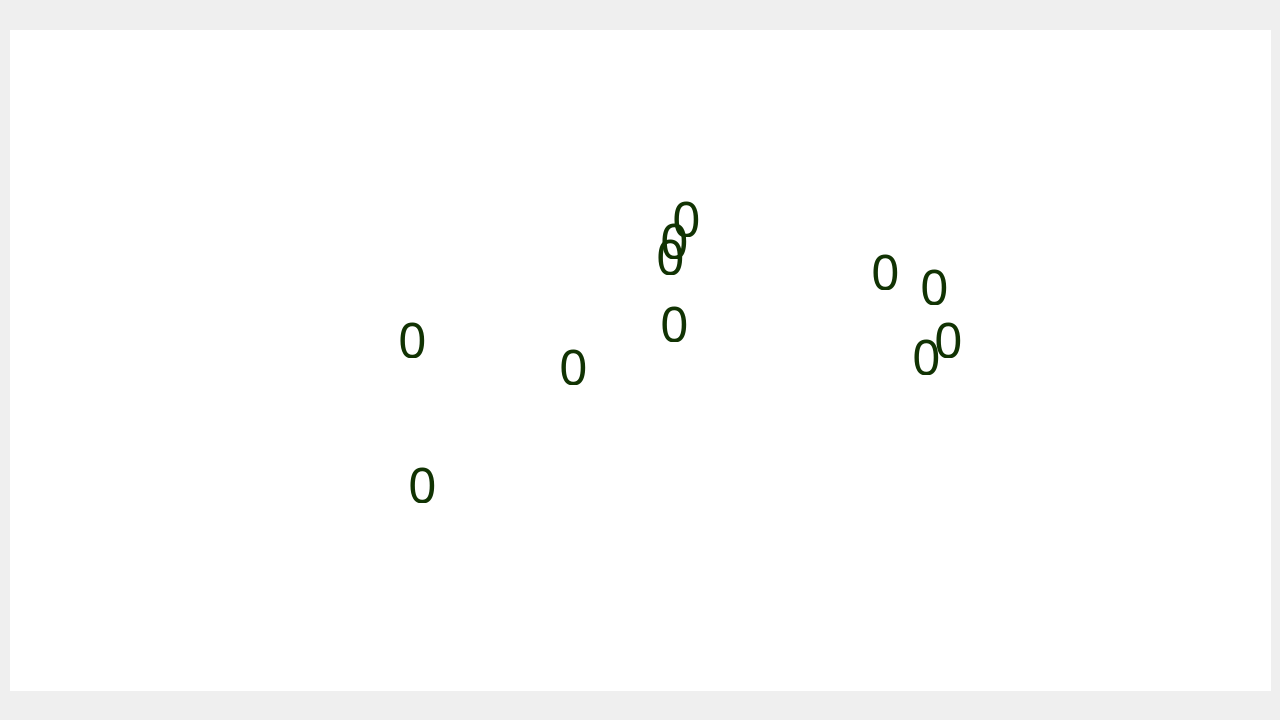
<?xml version="1.0" encoding="UTF-8"?>
<ui version="4.0">
 <class>Blocks</class>
 <widget class="QWidget" name="Blocks">
  <property name="enabled">
   <bool>true</bool>
  </property>
  <property name="geometry">
   <rect>
    <x>0</x>
    <y>0</y>
    <width>1280</width>
    <height>720</height>
   </rect>
  </property>
  <property name="minimumSize">
   <size>
    <width>1280</width>
    <height>720</height>
   </size>
  </property>
  <property name="maximumSize">
   <size>
    <width>1280</width>
    <height>720</height>
   </size>
  </property>
  <property name="autoFillBackground">
   <bool>false</bool>
  </property>
  <property name="styleSheet">
   <string notr="true"/>
  </property>
  <widget class="QGraphicsView" name="graphicsView">
   <property name="geometry">
    <rect>
     <x>10</x>
     <y>30</y>
     <width>1261</width>
     <height>661</height>
    </rect>
   </property>
   <property name="styleSheet">
    <string notr="true">#graphicsView { border-style: none; }</string>
   </property>
   <property name="verticalScrollBarPolicy">
    <enum>Qt::ScrollBarAlwaysOff</enum>
   </property>
   <property name="horizontalScrollBarPolicy">
    <enum>Qt::ScrollBarAlwaysOff</enum>
   </property>
   <property name="interactive">
    <bool>true</bool>
   </property>
  </widget>
  <widget class="QPushButton" name="level_1">
   <property name="geometry">
    <rect>
     <x>55</x>
     <y>304</y>
     <width>284</width>
     <height>132</height>
    </rect>
   </property>
   <property name="styleSheet">
    <string notr="true">#level_1 {
    border: none;
    background-image: url(Blocks/buttons/level1_normal.png);
}

#level_1:hover{
     background-image: url(Blocks/buttons/level1_hover.png);
}
 
#level_1:pressed {
    background-image: url(Blocks/buttons/level1_clicked.png);
}</string>
   </property>
   <property name="text">
    <string/>
   </property>
  </widget>
  <widget class="QPushButton" name="level_2">
   <property name="geometry">
    <rect>
     <x>345</x>
     <y>304</y>
     <width>284</width>
     <height>132</height>
    </rect>
   </property>
   <property name="styleSheet">
    <string notr="true">#level_2{
    border: none;
    background-image: url(Blocks/buttons/level2_normal.png);
}

#level_2:hover{
     background-image: url(Blocks/buttons/level2_hover.png);
}
 
#level_2:pressed {
    background-image: url(Blocks/buttons/level2_clicked.png);
}</string>
   </property>
   <property name="text">
    <string/>
   </property>
  </widget>
  <widget class="QPushButton" name="level_3">
   <property name="geometry">
    <rect>
     <x>674</x>
     <y>304</y>
     <width>284</width>
     <height>132</height>
    </rect>
   </property>
   <property name="styleSheet">
    <string notr="true">#level_3{
    border: none;
    background-image: url(Blocks/buttons/level3_normal.png);
}

#level_3:hover{
     background-image: url(Blocks/buttons/level3_hover.png);
}
 
#level_3:pressed {
    background-image: url(Blocks/buttons/level3_clicked.png);
}</string>
   </property>
   <property name="text">
    <string/>
   </property>
  </widget>
  <widget class="QPushButton" name="level_4">
   <property name="geometry">
    <rect>
     <x>965</x>
     <y>304</y>
     <width>284</width>
     <height>132</height>
    </rect>
   </property>
   <property name="styleSheet">
    <string notr="true">#level_4{
    border: none;
    background-image: url(Blocks/buttons/level4_normal.png);
}

#level_4:hover{
     background-image: url(Blocks/buttons/level4_hover.png);
}
 
#level_4:pressed {
    background-image: url(Blocks/buttons/level4_clicked.png);
}</string>
   </property>
   <property name="text">
    <string/>
   </property>
  </widget>
  <widget class="QPushButton" name="level_5">
   <property name="geometry">
    <rect>
     <x>55</x>
     <y>441</y>
     <width>284</width>
     <height>132</height>
    </rect>
   </property>
   <property name="styleSheet">
    <string notr="true">#level_5{
    border: none;
    background-image: url(Blocks/buttons/level5_normal.png);
}

#level_5:hover{
     background-image: url(Blocks/buttons/level5_hover.png);
}
 
#level_5:pressed {
    background-image: url(Blocks/buttons/level5_clicked.png);
}</string>
   </property>
   <property name="text">
    <string/>
   </property>
  </widget>
  <widget class="QPushButton" name="level_6">
   <property name="geometry">
    <rect>
     <x>345</x>
     <y>441</y>
     <width>284</width>
     <height>132</height>
    </rect>
   </property>
   <property name="styleSheet">
    <string notr="true">#level_6{
    border: none;
    background-image: url(Blocks/buttons/level6_normal.png);
}

#level_6:hover{
     background-image: url(Blocks/buttons/level6_hover.png);
}
 
#level_6:pressed {
    background-image: url(Blocks/buttons/level6_clicked.png);
}</string>
   </property>
   <property name="text">
    <string/>
   </property>
  </widget>
  <widget class="QPushButton" name="level_7">
   <property name="geometry">
    <rect>
     <x>674</x>
     <y>441</y>
     <width>284</width>
     <height>132</height>
    </rect>
   </property>
   <property name="styleSheet">
    <string notr="true">#level_7{
    border: none;
    background-image: url(Blocks/buttons/level7_normal.png);
}

#level_7:hover{
     background-image: url(Blocks/buttons/level7_hover.png);
}
 
#level_7:pressed {
    background-image: url(Blocks/buttons/level7_clicked.png);
}</string>
   </property>
   <property name="text">
    <string/>
   </property>
  </widget>
  <widget class="QPushButton" name="level_8">
   <property name="geometry">
    <rect>
     <x>964</x>
     <y>441</y>
     <width>284</width>
     <height>132</height>
    </rect>
   </property>
   <property name="styleSheet">
    <string notr="true">#level_8{
    border: none;
    background-image: url(Blocks/buttons/level8_normal.png);
}

#level_8:hover{
     background-image: url(Blocks/buttons/level8_hover.png);
}
 
#level_8:pressed {
    background-image: url(Blocks/buttons/level8_clicked.png);
}</string>
   </property>
   <property name="text">
    <string/>
   </property>
  </widget>
  <widget class="QPushButton" name="back">
   <property name="geometry">
    <rect>
     <x>42</x>
     <y>602</y>
     <width>178</width>
     <height>83</height>
    </rect>
   </property>
   <property name="styleSheet">
    <string notr="true">#back{
    border: none;
    background-image: url(Blocks/buttons/back_normal.png);
}

#back:hover{
     background-image: url(Blocks/buttons/back_hover.png);
}
 
#back:pressed {
    background-image: url(Blocks/buttons/back_clicked.png);
}</string>
   </property>
   <property name="text">
    <string/>
   </property>
  </widget>
  <widget class="QPushButton" name="start">
   <property name="geometry">
    <rect>
     <x>1083</x>
     <y>602</y>
     <width>178</width>
     <height>83</height>
    </rect>
   </property>
   <property name="styleSheet">
    <string notr="true">#start{
    border: none;
    background-image: url(Blocks/buttons/start_normal.png);
}

#start:hover{
     background-image: url(Blocks/buttons/start_hover.png);
}
 
#start:pressed {
    background-image: url(Blocks/buttons/start_clicked.png);
}</string>
   </property>
   <property name="text">
    <string/>
   </property>
  </widget>
  <widget class="QLineEdit" name="Level2_edit">
   <property name="geometry">
    <rect>
     <x>658</x>
     <y>301</y>
     <width>41</width>
     <height>41</height>
    </rect>
   </property>
   <property name="cursor">
    <cursorShape>IBeamCursor</cursorShape>
   </property>
   <property name="focusPolicy">
    <enum>Qt::StrongFocus</enum>
   </property>
   <property name="styleSheet">
    <string notr="true">#Level2_edit { 
border: none; 
background-color: rgba(255, 255, 255, 0%); 
color:rgb(17,51,3);
font-family: Adigiana 2 ; 
font-size: 50px;
}</string>
   </property>
   <property name="text">
    <string>0</string>
   </property>
  </widget>
  <widget class="QLineEdit" name="Level3_edit_1">
   <property name="geometry">
    <rect>
     <x>670</x>
     <y>196</y>
     <width>41</width>
     <height>41</height>
    </rect>
   </property>
   <property name="font">
    <font>
     <family>Adigiana 2</family>
     <pointsize>-1</pointsize>
    </font>
   </property>
   <property name="cursor">
    <cursorShape>IBeamCursor</cursorShape>
   </property>
   <property name="styleSheet">
    <string notr="true">#Level3_edit_1 { 
border: none; 
background-color: rgba(255, 255, 255, 0%); 
color:rgb(17,51,3); 
font-family: Adigiana 2 ; 
font-size: 50px;
}</string>
   </property>
   <property name="text">
    <string>0</string>
   </property>
  </widget>
  <widget class="QLineEdit" name="Level3_edit_2">
   <property name="geometry">
    <rect>
     <x>918</x>
     <y>264</y>
     <width>41</width>
     <height>41</height>
    </rect>
   </property>
   <property name="font">
    <font>
     <family>Adigiana 2</family>
     <pointsize>-1</pointsize>
    </font>
   </property>
   <property name="cursor">
    <cursorShape>IBeamCursor</cursorShape>
   </property>
   <property name="styleSheet">
    <string notr="true">#Level3_edit_2 { 
border: none; 
background-color: rgba(255, 255, 255, 0%); 
color:rgb(17,51,3); 
font-family: Adigiana 2 ; 
font-size: 50px;
}</string>
   </property>
   <property name="text">
    <string>0</string>
   </property>
  </widget>
  <widget class="QLineEdit" name="Level3_edit_3">
   <property name="geometry">
    <rect>
     <x>406</x>
     <y>462</y>
     <width>41</width>
     <height>41</height>
    </rect>
   </property>
   <property name="font">
    <font>
     <family>Adigiana 2</family>
     <pointsize>-1</pointsize>
    </font>
   </property>
   <property name="cursor">
    <cursorShape>IBeamCursor</cursorShape>
   </property>
   <property name="styleSheet">
    <string notr="true">#Level3_edit_3 { 
border: none; 
background-color: rgba(255, 255, 255, 0%); 
color:rgb(17,51,3); 
font-family: Adigiana 2 ; 
font-size: 50px;
}</string>
   </property>
   <property name="text">
    <string>0</string>
   </property>
  </widget>
  <widget class="QLineEdit" name="Level4_edit_1">
   <property name="geometry">
    <rect>
     <x>869</x>
     <y>249</y>
     <width>41</width>
     <height>41</height>
    </rect>
   </property>
   <property name="font">
    <font>
     <family>Adigiana 2</family>
     <pointsize>-1</pointsize>
    </font>
   </property>
   <property name="cursor">
    <cursorShape>IBeamCursor</cursorShape>
   </property>
   <property name="styleSheet">
    <string notr="true">#Level4_edit_1 { 
border: none; 
background-color: rgba(255, 255, 255, 0%); 
color:rgb(17,51,3); 
font-family: Adigiana 2 ; 
font-size: 50px;
}</string>
   </property>
   <property name="text">
    <string>0</string>
   </property>
  </widget>
  <widget class="QLineEdit" name="Level4_edit_2">
   <property name="geometry">
    <rect>
     <x>557</x>
     <y>344</y>
     <width>41</width>
     <height>41</height>
    </rect>
   </property>
   <property name="font">
    <font>
     <family>Adigiana 2</family>
     <pointsize>-1</pointsize>
    </font>
   </property>
   <property name="cursor">
    <cursorShape>IBeamCursor</cursorShape>
   </property>
   <property name="styleSheet">
    <string notr="true">#Level4_edit_2 { 
border: none; 
background-color: rgba(255, 255, 255, 0%); 
color:rgb(17,51,3); 
font-family: Adigiana 2 ; 
font-size: 50px;
}</string>
   </property>
   <property name="text">
    <string>0</string>
   </property>
  </widget>
  <widget class="QLineEdit" name="Level5_edit_1">
   <property name="geometry">
    <rect>
     <x>654</x>
     <y>234</y>
     <width>41</width>
     <height>41</height>
    </rect>
   </property>
   <property name="font">
    <font>
     <family>Adigiana 2</family>
     <pointsize>-1</pointsize>
    </font>
   </property>
   <property name="cursor">
    <cursorShape>IBeamCursor</cursorShape>
   </property>
   <property name="styleSheet">
    <string notr="true">#Level5_edit_1 { 
border: none; 
background-color: rgba(255, 255, 255, 0%); 
color:rgb(17,51,3); 
font-family: Adigiana 2 ; 
font-size: 50px;
}</string>
   </property>
   <property name="text">
    <string>0</string>
   </property>
  </widget>
  <widget class="QLineEdit" name="Level5_edit_2">
   <property name="geometry">
    <rect>
     <x>910</x>
     <y>334</y>
     <width>41</width>
     <height>41</height>
    </rect>
   </property>
   <property name="font">
    <font>
     <family>Adigiana 2</family>
     <pointsize>-1</pointsize>
    </font>
   </property>
   <property name="cursor">
    <cursorShape>IBeamCursor</cursorShape>
   </property>
   <property name="styleSheet">
    <string notr="true">#Level5_edit_2 { 
border: none; 
background-color: rgba(255, 255, 255, 0%); 
color:rgb(17,51,3); 
font-family: Adigiana 2 ; 
font-size: 50px;
}</string>
   </property>
   <property name="text">
    <string>0</string>
   </property>
  </widget>
  <widget class="QLineEdit" name="inter_edit_3">
   <property name="geometry">
    <rect>
     <x>932</x>
     <y>317</y>
     <width>41</width>
     <height>41</height>
    </rect>
   </property>
   <property name="font">
    <font>
     <family>Adigiana 2</family>
     <pointsize>-1</pointsize>
    </font>
   </property>
   <property name="cursor">
    <cursorShape>IBeamCursor</cursorShape>
   </property>
   <property name="styleSheet">
    <string notr="true">#inter_edit_3 { 
border: none; 
background-color: rgba(255, 255, 255, 0%); 
color:rgb(17,51,3); 
font-family: Adigiana 2 ; 
font-size: 50px;
}</string>
   </property>
   <property name="text">
    <string>0</string>
   </property>
  </widget>
  <widget class="QLineEdit" name="inter_edit_2">
   <property name="geometry">
    <rect>
     <x>396</x>
     <y>317</y>
     <width>41</width>
     <height>41</height>
    </rect>
   </property>
   <property name="font">
    <font>
     <family>Adigiana 2</family>
     <pointsize>-1</pointsize>
    </font>
   </property>
   <property name="cursor">
    <cursorShape>IBeamCursor</cursorShape>
   </property>
   <property name="styleSheet">
    <string notr="true">#inter_edit_2 { 
border: none; 
background-color: rgba(255, 255, 255, 0%); 
color:rgb(17,51,3); 
font-family: Adigiana 2 ; 
font-size: 50px;
}</string>
   </property>
   <property name="text">
    <string>0</string>
   </property>
  </widget>
  <widget class="QLineEdit" name="inter_edit_1">
   <property name="geometry">
    <rect>
     <x>658</x>
     <y>218</y>
     <width>41</width>
     <height>41</height>
    </rect>
   </property>
   <property name="font">
    <font>
     <family>Adigiana 2</family>
     <pointsize>-1</pointsize>
    </font>
   </property>
   <property name="cursor">
    <cursorShape>IBeamCursor</cursorShape>
   </property>
   <property name="styleSheet">
    <string notr="true">#inter_edit_1 { 
border: none; 
background-color: rgba(255, 255, 255, 0%); 
color:rgb(17,51,3); 
font-family: Adigiana 2 ; 
font-size: 50px;
}</string>
   </property>
   <property name="text">
    <string>0</string>
   </property>
  </widget>
  <widget class="QPushButton" name="back_small">
   <property name="geometry">
    <rect>
     <x>566</x>
     <y>591</y>
     <width>178</width>
     <height>83</height>
    </rect>
   </property>
   <property name="styleSheet">
    <string notr="true">#back_small {
    border: none;
    background-image: url(Blocks/buttons/back_normal.png);
}

#back_small:hover{
     background-image: url(Blocks/buttons/back_hover.png);
}
 
#back_small:pressed {
    background-image: url(Blocks/buttons/back_clicked.png);
}</string>
   </property>
   <property name="text">
    <string/>
   </property>
  </widget>
  <widget class="QPushButton" name="retry">
   <property name="geometry">
    <rect>
     <x>348</x>
     <y>395</y>
     <width>284</width>
     <height>132</height>
    </rect>
   </property>
   <property name="styleSheet">
    <string notr="true">#retry{
    border: none;
    background-image: url(Blocks/buttons/restart_normal.png);
}

#retry:hover{
     background-image: url(Blocks/buttons/restart_hover.png);
}
 
#retry:pressed {
    background-image: url(Blocks/buttons/restart_clicked.png);
}</string>
   </property>
   <property name="text">
    <string/>
   </property>
  </widget>
  <widget class="QPushButton" name="CL">
   <property name="geometry">
    <rect>
     <x>668</x>
     <y>395</y>
     <width>284</width>
     <height>132</height>
    </rect>
   </property>
   <property name="styleSheet">
    <string notr="true">#CL{
    border: none;
    background-image: url(Blocks/buttons/CL_normal.png);
}

#CL:hover{
     background-image: url(Blocks/buttons/CL_hover.png);
}
 
#CL:pressed {
    background-image: url(Blocks/buttons/CL_clicked.png);
}</string>
   </property>
   <property name="text">
    <string/>
   </property>
  </widget>
  <widget class="QPushButton" name="stop">
   <property name="geometry">
    <rect>
     <x>1083</x>
     <y>602</y>
     <width>178</width>
     <height>83</height>
    </rect>
   </property>
   <property name="styleSheet">
    <string notr="true">#stop{
    border: none;
    background-image: url(Blocks/buttons/stop_normal.png);
}

#stop:hover{
     background-image: url(Blocks/buttons/stop_hover.png);
}
 
#stop:pressed {
    background-image: url(Blocks/buttons/stop_clicked.png);
}</string>
   </property>
   <property name="text">
    <string/>
   </property>
  </widget>
  <action name="actionLevel1">
   <property name="text">
    <string>level1</string>
   </property>
  </action>
  <action name="start_2">
   <property name="text">
    <string>actionstart</string>
   </property>
  </action>
  <action name="level2">
   <property name="text">
    <string>level2</string>
   </property>
  </action>
 </widget>
 <layoutdefault spacing="0" margin="11"/>
 <resources/>
 <connections/>
</ui>
